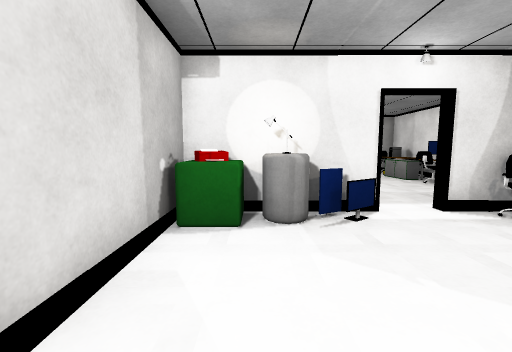
view 1 (above)

17 first-person views from a walk through a Unity game level. The camera is 1.2 m above the floor, tilts 6° down and sees 90° across. The floor is counted in squares, 1 m on a side. Each view is taken from the middle of a square. On the plan, view 1 faces up. The plan holds only what a view shows up to about 12 squares ahead; the rest is blank. The place goes on beyond the plan. Door leaves are left out, so doorways stand open. Surface patterns are stand-ins for the level's own textures.

view 2
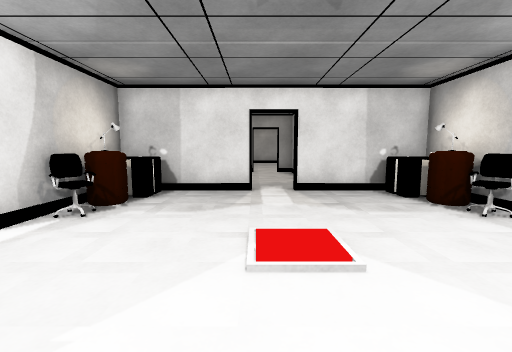

view 3
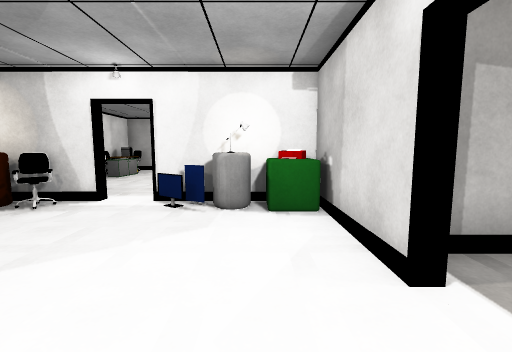

view 4
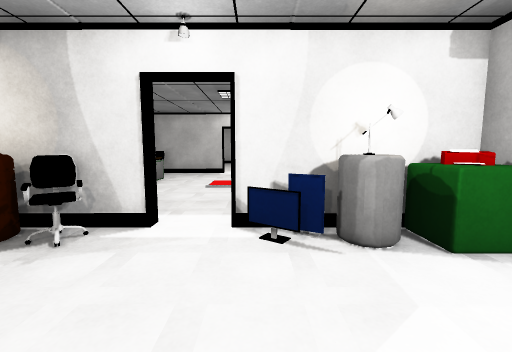

view 5
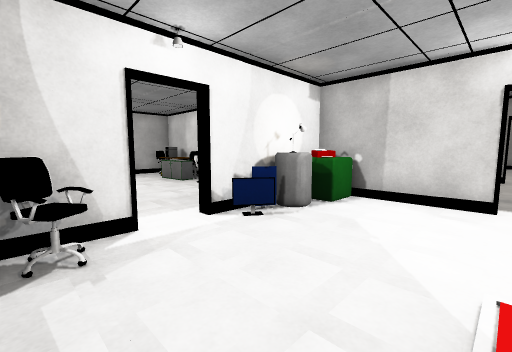

view 6
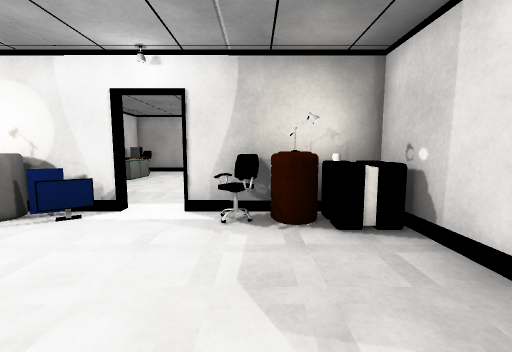

view 7
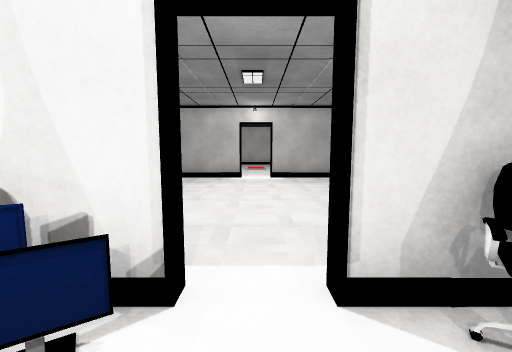

view 8
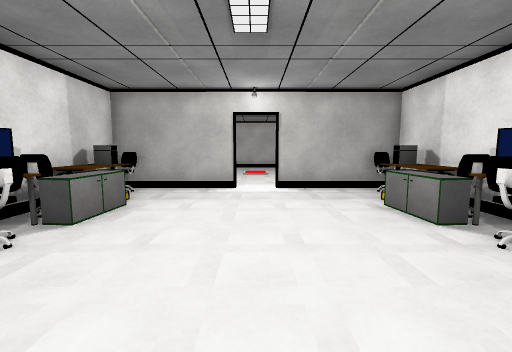

view 9
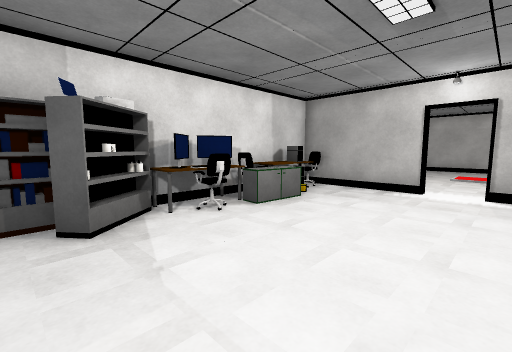

view 10
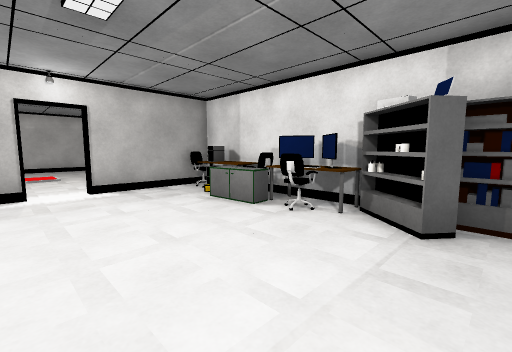

view 11
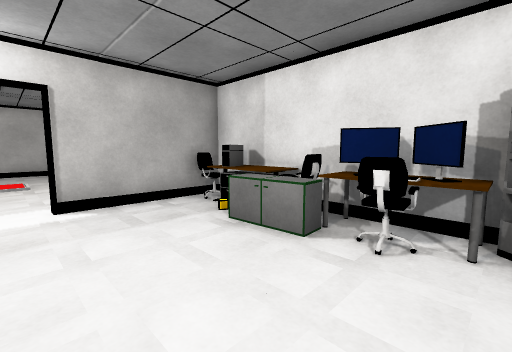

view 12
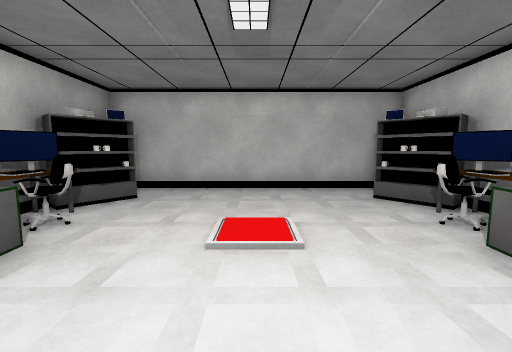

view 13
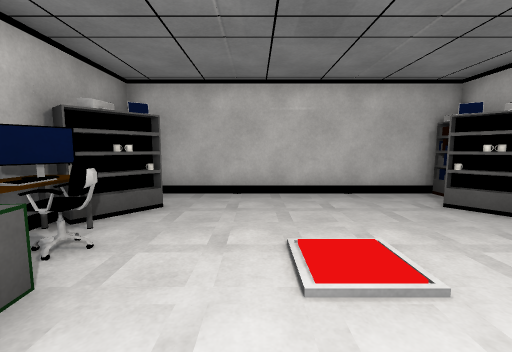

view 14
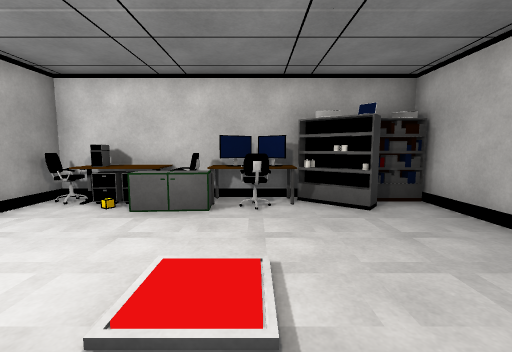

view 15
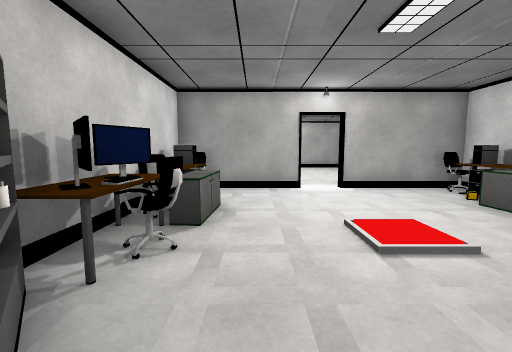

view 16
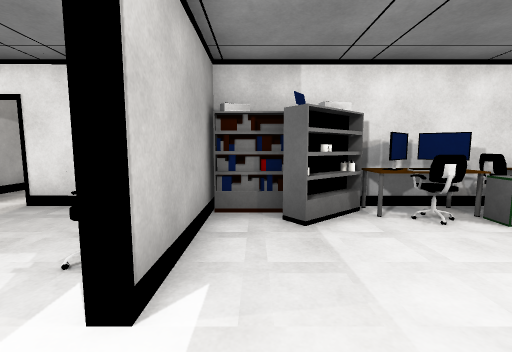

view 17
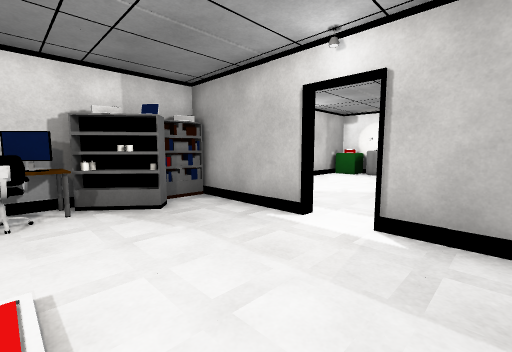

### Floor plan
Points are (right, up) in squares from view 1. A wall is a line through its corners. A room is listed if a view was taken in it or the views show most of it. See-through windows are left out.
Room 1 (views 1, 2, 3, 4, 5, 6, 7)
walls: (2.5, 4.9) (-1.4, 4.9) (-1.4, 1.3); (7.4, 1.1) (7.4, 4.9) (3.6, 4.9); (-1.4, -0.1) (-1.4, -3.9) (2.4, -3.9); (3.5, -3.9) (7.4, -3.9) (7.4, -0.1)
ways out: open door at (3, 5) to room 2; open door at (3, -4) to room 4; open door at (-1, 0.5)
objects: other object (0, -3); other object (0, 4); other object (1, -3); other object (1, 4); other object (2, -3); other object (2, 4); other object (3, 0); chair (5, -3); chair (5, 4); other object (6, 3); barrel (6, 4); other object (7, -3); other object (7, 4)
Room 2 (views 8, 9, 10, 11)
walls: (2.4, 13.9) (-1.4, 13.9); (7.4, 13.9) (3.6, 13.9)
ways out: open door at (3, 5) to room 1; open door at (3, 14) to room 3
objects: shelf (-1, 6) to (-1, 7); shelf (-1, 7) to (0, 8); other object (-1, 9); chair (-1, 10) to (-1, 11); computer (-1, 12); other object (-1, 13); chair (0, 9); cabinet (0, 10) to (0, 11); shelf (6, 7); chair (6, 9); cabinet (6, 10) to (6, 11); shelf (7, 6) to (7, 7); other object (7, 8); other object (7, 9); chair (7, 10) to (7, 11); computer (7, 12); chair (7, 13)
Room 3 (views 12, 13, 14, 15)
walls: (3.5, 14.1) (7.4, 14.1); (6.9, 22.9) (-1, 22.9); (-1.4, 14.1) (2.4, 14.1)
ways out: open door at (3, 14) to room 2
objects: chair (-1, 15); computer (-1, 16); other object (-1, 17); other object (-1, 18); other object (-1, 19); other object (-1, 20); shelf (-1, 21) to (-1, 22); other object (0, 16); cabinet (0, 17) to (0, 18); chair (0, 19); shelf (0, 21); other object (3, 18); cabinet (6, 17) to (6, 18); chair (6, 19); shelf (6, 21); other object (7, 15); computer (7, 16); chair (7, 17); other object (7, 18); other object (7, 19); other object (7, 20); shelf (7, 21) to (7, 22)
Room 4 (views 16, 17)
walls: (2.4, -4.1) (-1, -4.1); (7.4, -4.1) (3.6, -4.1)
ways out: open door at (3, -4) to room 1
objects: other object (-1, -7); shelf (-1, -6) to (-1, -5); cabinet (0, -9); chair (0, -8); shelf (0, -6); other object (3, -9); cabinet (6, -9); chair (6, -8); shelf (6, -6); chair (7, -9); other object (7, -8); other object (7, -7); shelf (7, -6) to (7, -5)

Where each view was taken, in squares from view 1:
view 1: 0 up, 0 right, facing up
view 2: 1 up, 0 right, facing right
view 3: 2 up, 0 right, facing down
view 4: 0 up, 2 right, facing down
view 5: 0 up, 5 right, facing down-left
view 6: 0 up, 5 right, facing up
view 7: 3 up, 3 right, facing up
view 8: 6 up, 3 right, facing up
view 9: 6 up, 4 right, facing up-left
view 10: 6 up, 2 right, facing up-right
view 11: 8 up, 3 right, facing up-right
view 12: 15 up, 3 right, facing up
view 13: 16 up, 2 right, facing up
view 14: 19 up, 5 right, facing left
view 15: 22 up, 5 right, facing down
view 16: 5 down, 2 right, facing right
view 17: 8 down, 5 right, facing up-left
